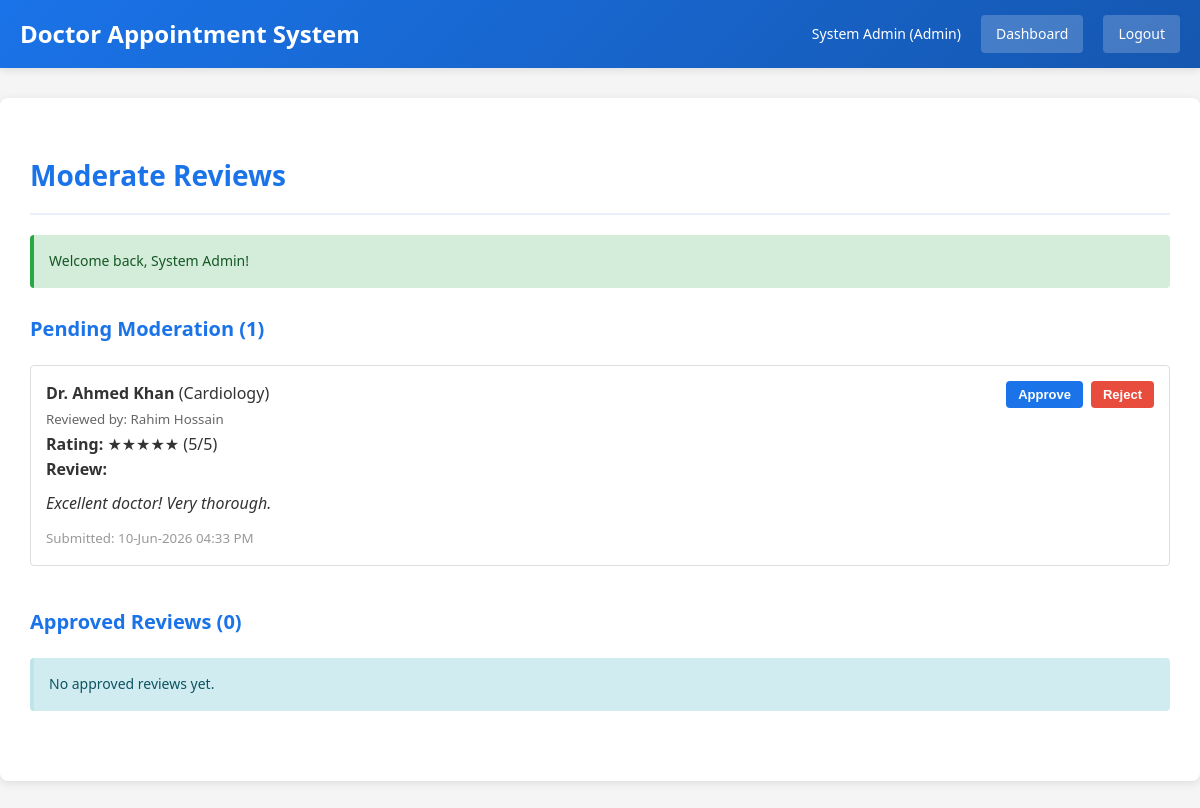
The app's page /reviews.php (signed in) with its own data.
### tables this page shows
CREATE TABLE reviews (
    review_id     INT UNSIGNED PRIMARY KEY AUTO_INCREMENT,
    booking_id    INT UNSIGNED NOT NULL UNIQUE,
    doctor_id     INT UNSIGNED NOT NULL,
    patient_id    INT UNSIGNED NOT NULL,
    rating        TINYINT NOT NULL CHECK (rating BETWEEN 1 AND 5),
    review_text   TEXT NULL,
    review_status ENUM('pending','approved','rejected') DEFAULT 'pending',
    created_at    DATETIME DEFAULT CURRENT_TIMESTAMP,
    reviewed_by   INT UNSIGNED NULL,
    reviewed_at   DATETIME NULL,
    FOREIGN KEY (booking_id)  REFERENCES appointment_bookings(booking_id),
    FOREIGN KEY (doctor_id)   REFERENCES doctor_profiles(doctor_id),
    FOREIGN KEY (patient_id)  REFERENCES patient_profiles(patient_id),
    FOREIGN KEY (reviewed_by) REFERENCES users(user_id),
    INDEX idx_status (review_status)
);

CREATE TABLE users (
    user_id        INT UNSIGNED PRIMARY KEY AUTO_INCREMENT,
    role_id        TINYINT UNSIGNED NOT NULL,
    full_name      VARCHAR(100) NOT NULL,
    email          VARCHAR(150) NOT NULL UNIQUE,
    phone          VARCHAR(20)  NOT NULL UNIQUE,
    password_hash  VARCHAR(255) NOT NULL,
    account_status ENUM('active','inactive','blocked') DEFAULT 'active',
    created_at     DATETIME DEFAULT CURRENT_TIMESTAMP,
    updated_at     DATETIME DEFAULT CURRENT_TIMESTAMP ON UPDATE CURRENT_TIMESTAMP,
    FOREIGN KEY (role_id) REFERENCES roles(role_id),
    INDEX idx_email (email)
);

CREATE TABLE specializations (
    specialization_id   SMALLINT UNSIGNED PRIMARY KEY AUTO_INCREMENT,
    specialization_name VARCHAR(100) NOT NULL UNIQUE,
    description         TEXT NULL
);

### reviews.php (the view, shortened to what this page needs)
<?php
include 'flash.php';
$apdo = get_admin_pdo();
try {
    $pending = $apdo->query("
        SELECT r.review_id, r.rating, r.review_text, r.created_at,
               du.full_name AS doctor_name, s.specialization_name,
               pu.full_name AS patient_name,
               ab.booking_id
        FROM reviews r
        JOIN doctor_profiles dp ON r.doctor_id = dp.doctor_id
        JOIN users du ON dp.doctor_id = du.user_id
        JOIN specializations s ON dp.specialization_id = s.specialization_id
        JOIN users pu ON r.patient_id = pu.user_id
        JOIN appointment_bookings ab ON r.booking_id = ab.booking_id
        WHERE r.review_status = 'pending'
        ORDER BY r.created_at DESC
    ")->fetchAll(PDO::FETCH_ASSOC);
} catch (PDOException $e) {
    $pending = [];
    set_flash('error', 'Error loading pending reviews');
}
try {
    $approved = $apdo->query("
        SELECT r.review_id, r.rating, r.review_text, r.created_at,
               du.full_name AS doctor_name,
               pu.full_name AS patient_name
        FROM reviews r
        JOIN doctor_profiles dp ON r.doctor_id = dp.doctor_id
        JOIN users du ON dp.doctor_id = du.user_id
        JOIN users pu ON r.patient_id = pu.user_id
        WHERE r.review_status = 'approved'
        ORDER BY r.created_at DESC
        LIMIT 50
    ")->fetchAll(PDO::FETCH_ASSOC);
} catch (PDOException $e) {
    $approved = [];
}
?>
<!DOCTYPE html>
<html lang="en">
<head>
    <link rel="stylesheet" href="style.css">
</head>
<body>
<div class="navbar">
    <h1>Doctor Appointment System</h1>
    <div class="nav-right">
        <span><?= htmlspecialchars($_SESSION['user_name']) ?> (Admin)</span>
        <a href="dashboard.php">Dashboard</a>
        <a href="logout.php">Logout</a>
    </div>
</div>
<div class="container">
    <h2>Moderate Reviews</h2>
    <?php echo display_flash(); ?>
    <div class="dashboard-section">
        <h3>Pending Moderation (<?= count($pending) ?>)</h3>
        <?php if (!empty($pending)): ?>
            <?php foreach ($pending as $review): ?>
                <div style="border:1px solid #ddd; padding:15px; margin-bottom:15px; border-radius:4px;">
                    <div style="display:flex; justify-content:space-between; align-items:start;">
                        <div>
                            <strong><?= htmlspecialchars($review['doctor_name']) ?></strong> (<?= htmlspecialchars($review['specialization_name']) ?>)
                            <br/>
                            <small style="color:#666;">Reviewed by: <?= htmlspecialchars($review['patient_name']) ?></small>
                            <br/>
                            <strong>Rating:</strong> <?= str_repeat('★', $review['rating']) ?><?= str_repeat('☆', 5-$review['rating']) ?> (<?= $review['rating'] ?>/5)
                            <br/>
                            <strong>Review:</strong>
                            <p style="margin:8px 0; font-style:italic;"><?= htmlspecialchars($review['review_text']) ?></p>
                            <small style="color:#999;">Submitted: <?= date('d-M-Y h:i A', strtotime($review['created_at'])) ?></small>
                        </div>
                        <div style="display:flex; gap:8px;">
                            <form method="POST" style="display:inline;">
                                <button type="submit" class="btn btn-small btn-success" onclick="return confirm('Approve this review?')">Approve</button>
                            </form>
                            <form method="POST" style="display:inline;">
                                <button type="submit" class="btn btn-small btn-danger" onclick="return confirm('Reject this review?')">Reject</button>
                            </form>
                        </div>
                    </div>
                </div>
            <?php endforeach; ?>
        <?php else: ?>
            <div class="alert alert-info">No pending reviews to moderate.</div>
        <?php endif; ?>
    </div>
    <div class="dashboard-section" style="margin-top:24px;">
        <h3>Approved Reviews (<?= count($approved) ?>)</h3>
        <?php if (!empty($approved)): ?>
            <?php foreach ($approved as $review): ?>
                <div style="border:1px solid #e0e0e0; padding:12px; margin-bottom:10px; border-radius:4px; background:#f9f9f9;">
                    <strong><?= htmlspecialchars($review['doctor_name']) ?></strong>
                    <span style="float:right; color:#666; font-size:12px;"><?= date('d-M-Y', strtotime($review['created_at'])) ?></span>
                    <br/>
                    <small>by <?= htmlspecialchars($review['patient_name']) ?></small>
                    <br/>
                    <span style="color:#f39c12;">★<?= $review['rating'] ?>/5</span>
                    <p style="margin:5px 0; color:#555;"><?= htmlspecialchars(mb_substr($review['review_text'], 0, 100)) ?>...</p>
                </div>
            <?php endforeach; ?>
        <?php else: ?>
            <div class="alert alert-info">No approved reviews yet.</div>
        <?php endif; ?>
    </div>
</div>
</body>
</html>

### style.css (style rules this page uses)
* { margin: 0; padding: 0; box-sizing: border-box; }
body { font-family: 'Segoe UI', Tahoma, Geneva, Verdana, sans-serif; background-color: #f5f5f5; color: #333; line-height: 1.6; }
.navbar { background: linear-gradient(135deg, #1a73e8 0%, #1557b0 100%); color: white; padding: 15px 20px; display: flex; justify-content: space-between; align-items: center; box-shadow: 0 2px 8px rgba(0,0,0,0.1); }
.navbar h1 { font-size: 24px; font-weight: 600; }
.nav-right { display: flex; gap: 20px; align-items: center; }
.nav-right span { font-size: 14px; }
.nav-right a { color: white; text-decoration: none; padding: 8px 15px; background-color: rgba(255,255,255,0.2); border-radius: 4px; transition: all 0.3s; font-size: 14px; }
.container { max-width: 1200px; margin: 30px auto; padding: 30px; background-color: white; border-radius: 8px; box-shadow: 0 2px 10px rgba(0,0,0,0.1); }
h2, h3 { color: #1a73e8; margin-bottom: 20px; margin-top: 25px; font-weight: 600; }
h2 { font-size: 28px; border-bottom: 2px solid #e8f0fe; padding-bottom: 15px; }
h3 { font-size: 20px; }
.btn { background-color: #1a73e8; color: white; padding: 12px 30px; border: none; border-radius: 4px; cursor: pointer; font-size: 16px; font-weight: 600; transition: all 0.3s; display: inline-block; text-decoration: none; text-align: center; }
.btn-small { background-color: #1a73e8; color: white; padding: 6px 12px; border: none; border-radius: 4px; cursor: pointer; font-size: 13px; text-decoration: none; display: inline-block; transition: all 0.3s; }
.btn-danger { background-color: #e74c3c; color: white; }
.alert { padding: 15px; border-radius: 4px; margin-bottom: 20px; font-size: 14px; border-left: 4px solid; }
.alert-info { background-color: #d1ecf1; color: #0c5460; border-left-color: #bee5eb; }
.dashboard-section { margin-bottom: 40px; }
a { color: #1a73e8; text-decoration: none; }

### records on screen
reviews: users.full_name "Dr. Ahmed Khan", specializations.specialization_name "Cardiology", users.full_name "Rahim Hossain", rating "★★★★★", rating "5", review_text "Excellent doctor! Very thorough.", created_at "10-Jun-2026 04:33 PM"

### other values on screen
$_SESSION['user_name'] "System Admin"
$message "Welcome back, System Admin!"
count($pending) "1"
count($approved) "0"
